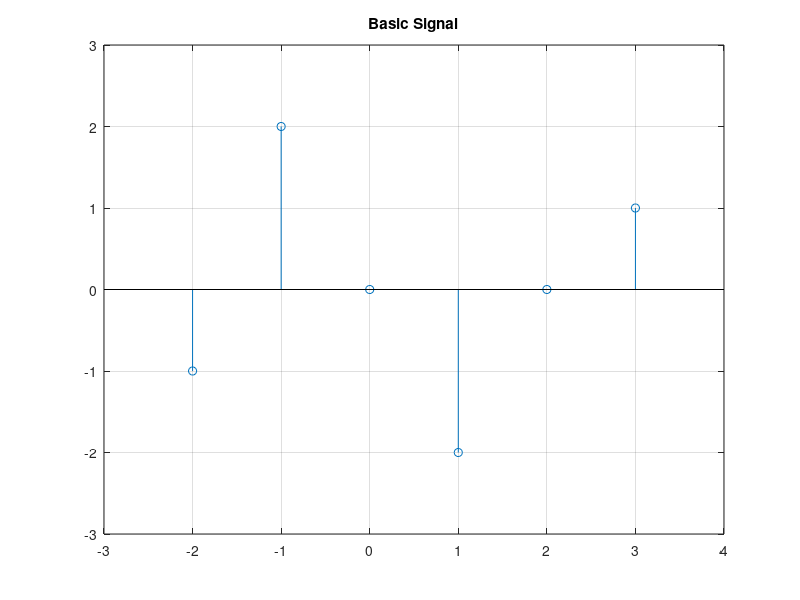

The MATLAB source for this figure:
clc; clear all; close all;
format compact;
x=[];
for n=-2:1:3
	if n==-2
		x=[x -1];
	elseif n==-1
		x=[x 2];
	elseif n==0||n==2
		x=[x 0];
	elseif n==1
		x=[x -2];
	elseif n==3
		x=[x 1];
	end
end
n=-2:3;
stem(n,x)
title('Basic Signal')
grid on;
axis([min(n)-1,max(n)+1,min(x)-1,max(x)+1])
q=input('Which operation you want:\n 1. Unit Delay\n 2. Unit Advance\n 3. Moving Average Filter\n 4. Meidan Filter\n Choose: ')
if q==1
	close all;
	unit_delay(x);
elseif q==2
	close all;
	unit_advance(x);
elseif q==3
	close all;
	moving_average_filter(x);
elseif q==4
	close all;
	median_filter(x);
end